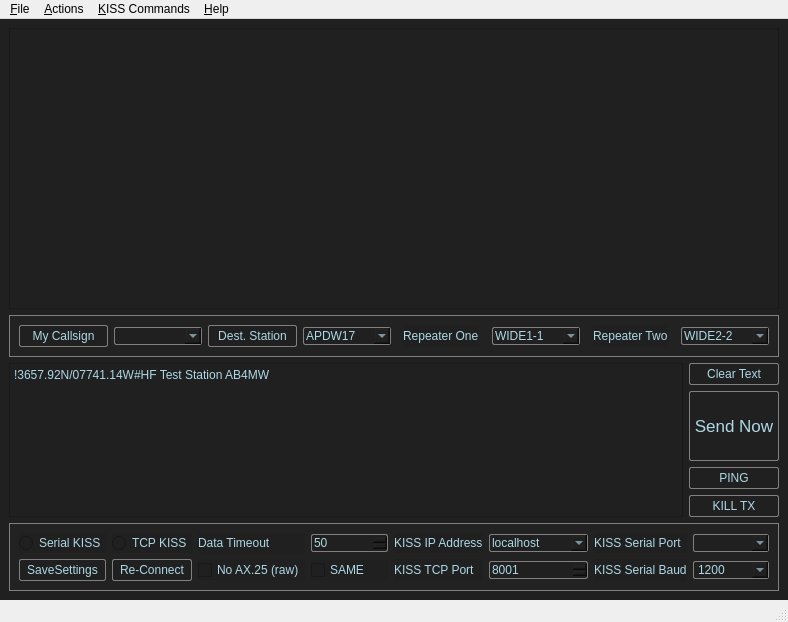
<?xml version="1.0" encoding="UTF-8"?>
<ui version="4.0">
 <class>DirewolfConnect</class>
 <widget class="QMainWindow" name="DirewolfConnect">
  <property name="geometry">
   <rect>
    <x>0</x>
    <y>0</y>
    <width>788</width>
    <height>622</height>
   </rect>
  </property>
  <property name="windowTitle">
   <string>UI Connect</string>
  </property>
  <widget class="QWidget" name="centralwidget">
   <property name="styleSheet">
    <string notr="true">QPushButton {background-color:#e5e5e5;border:1px solid gray;border-radius:2px;padding:3px 3px;}
QPushButton::pressed {background-color:#c4e3ed;}
QPushButton:checked { background-color:#c4e3ed; }
QWidget{background-color:#202020;color:lightblue;}
QComboBox{border: 1px solid gray;border-radius:2px;}
QSpinBox{border: 1px solid gray;border-radius:2px;}
QLabel{border: none;border-radius:2px;}
QLineEdit{border: 1px solid gray;border-radius:2px;}
QGroupBox{border:1px groove #272727;background-color:#222;color:lightblue;}</string>
   </property>
   <layout class="QGridLayout" name="gridLayout">
    <item row="3" column="0" colspan="4">
     <widget class="QGroupBox" name="groupBox_2">
      <property name="styleSheet">
       <string notr="true">QGroupBox {border:1px solid gray;}</string>
      </property>
      <property name="title">
       <string/>
      </property>
      <layout class="QHBoxLayout" name="horizontalLayout">
       <item>
        <widget class="QPushButton" name="myCallsignButton">
         <property name="toolTip">
          <string>Click this to remove the selected call sign from the My Callsign list.</string>
         </property>
         <property name="text">
          <string>My Callsign</string>
         </property>
        </widget>
       </item>
       <item>
        <widget class="QComboBox" name="sourceCallSignComboBox">
         <property name="font">
          <font>
           <pointsize>9</pointsize>
          </font>
         </property>
         <property name="editable">
          <bool>true</bool>
         </property>
        </widget>
       </item>
       <item>
        <widget class="QPushButton" name="destStationButton">
         <property name="toolTip">
          <string>Click this to remove the selected call sign from the Dest. Station list.</string>
         </property>
         <property name="text">
          <string>Dest. Station</string>
         </property>
        </widget>
       </item>
       <item>
        <widget class="QComboBox" name="destCallSignComboBox">
         <property name="font">
          <font>
           <pointsize>9</pointsize>
          </font>
         </property>
         <property name="editable">
          <bool>true</bool>
         </property>
         <item>
          <property name="text">
           <string>APDW17</string>
          </property>
         </item>
        </widget>
       </item>
       <item alignment="Qt::AlignHCenter">
        <widget class="QLabel" name="label_2">
         <property name="text">
          <string>Repeater One</string>
         </property>
        </widget>
       </item>
       <item>
        <widget class="QComboBox" name="digiOneComboBox">
         <property name="font">
          <font>
           <pointsize>9</pointsize>
          </font>
         </property>
         <property name="toolTip">
          <string>APRS wide value or Station Call sign for first AX.25 digipeater (AX.25 only)</string>
         </property>
         <property name="editable">
          <bool>true</bool>
         </property>
         <item>
          <property name="text">
           <string>WIDE1-1</string>
          </property>
         </item>
        </widget>
       </item>
       <item alignment="Qt::AlignHCenter">
        <widget class="QLabel" name="label_4">
         <property name="text">
          <string>Repeater Two</string>
         </property>
        </widget>
       </item>
       <item>
        <widget class="QComboBox" name="digiTwoComboBox">
         <property name="font">
          <font>
           <pointsize>9</pointsize>
          </font>
         </property>
         <property name="toolTip">
          <string>APRS wide value or Station Call sign for second AX.25 digipeater (AX.25 only)</string>
         </property>
         <property name="editable">
          <bool>true</bool>
         </property>
         <item>
          <property name="text">
           <string>WIDE2-2</string>
          </property>
         </item>
        </widget>
       </item>
      </layout>
     </widget>
    </item>
    <item row="5" column="3">
     <widget class="QPushButton" name="sendNowButton">
      <property name="minimumSize">
       <size>
        <width>90</width>
        <height>70</height>
       </size>
      </property>
      <property name="maximumSize">
       <size>
        <width>90</width>
        <height>70</height>
       </size>
      </property>
      <property name="font">
       <font>
        <pointsize>13</pointsize>
       </font>
      </property>
      <property name="toolTip">
       <string>Send the data in the lower text area as directed.</string>
      </property>
      <property name="text">
       <string>Send Now</string>
      </property>
      <property name="shortcut">
       <string>Ctrl+Return</string>
      </property>
     </widget>
    </item>
    <item row="7" column="3">
     <widget class="QPushButton" name="killTxButton">
      <property name="text">
       <string>KILL TX</string>
      </property>
     </widget>
    </item>
    <item row="4" column="3">
     <widget class="QPushButton" name="clearTextButton">
      <property name="toolTip">
       <string>Clear the receive text area.</string>
      </property>
      <property name="text">
       <string>Clear Text</string>
      </property>
     </widget>
    </item>
    <item row="4" column="0" rowspan="4" colspan="3">
     <widget class="QPlainTextEdit" name="plainTextEdit_2">
      <property name="minimumSize">
       <size>
        <width>0</width>
        <height>110</height>
       </size>
      </property>
      <property name="maximumSize">
       <size>
        <width>16777215</width>
        <height>16777215</height>
       </size>
      </property>
      <property name="tabChangesFocus">
       <bool>true</bool>
      </property>
      <property name="plainText">
       <string>!3657.92N/07741.14W#HF Test Station AB4MW</string>
      </property>
      <property name="placeholderText">
       <string>Enter text to send and use the &quot;Send Now&quot; button to send to the addressing above. (MAX 240 chars)</string>
      </property>
     </widget>
    </item>
    <item row="6" column="3">
     <widget class="QPushButton" name="pingButton">
      <property name="toolTip">
       <string>Send a &quot;///PING/// DE MYCALL&quot; message to the other station, who should respond with &quot;///PONG/// DE OTHERCALL&quot;</string>
      </property>
      <property name="text">
       <string>PING</string>
      </property>
     </widget>
    </item>
    <item row="0" column="0" colspan="4">
     <widget class="QPlainTextEdit" name="plainTextEdit">
      <property name="font">
       <font>
        <family>Courier New</family>
        <pointsize>12</pointsize>
       </font>
      </property>
      <property name="tabChangesFocus">
       <bool>true</bool>
      </property>
     </widget>
    </item>
    <item row="8" column="0" colspan="4">
     <widget class="QGroupBox" name="groupBox_3">
      <property name="styleSheet">
       <string notr="true">QGroupBox {border:1px solid gray;}</string>
      </property>
      <property name="title">
       <string/>
      </property>
      <layout class="QGridLayout" name="gridLayout_3">
       <item row="1" column="4">
        <widget class="QLabel" name="label_6">
         <property name="text">
          <string>KISS TCP Port</string>
         </property>
        </widget>
       </item>
       <item row="0" column="6">
        <widget class="QLabel" name="label_7">
         <property name="text">
          <string>KISS Serial Port</string>
         </property>
        </widget>
       </item>
       <item row="1" column="6">
        <widget class="QLabel" name="label_9">
         <property name="text">
          <string>KISS Serial Baud</string>
         </property>
        </widget>
       </item>
       <item row="0" column="3">
        <widget class="QSpinBox" name="serialPortTimeoutSpinBox">
         <property name="toolTip">
          <string>Time in milliseconds to wait for the KISS port to be &quot;done&quot; before evaluating the data.</string>
         </property>
         <property name="minimum">
          <number>20</number>
         </property>
         <property name="maximum">
          <number>150</number>
         </property>
         <property name="value">
          <number>50</number>
         </property>
        </widget>
       </item>
       <item row="0" column="1">
        <widget class="QRadioButton" name="tcpKISSRadioButton">
         <property name="toolTip">
          <string>The KISS connection is via a TCP socket (network)</string>
         </property>
         <property name="text">
          <string>TCP KISS</string>
         </property>
        </widget>
       </item>
       <item row="0" column="5">
        <widget class="QComboBox" name="direwolfIPComboBox">
         <property name="font">
          <font>
           <pointsize>9</pointsize>
          </font>
         </property>
         <property name="toolTip">
          <string>IPv4 Address or Hostname of the Direwolf TCP KISS modem.</string>
         </property>
         <property name="editable">
          <bool>true</bool>
         </property>
         <item>
          <property name="text">
           <string>localhost</string>
          </property>
         </item>
         <item>
          <property name="text">
           <string>192.168.0.129</string>
          </property>
         </item>
        </widget>
       </item>
       <item row="0" column="2">
        <widget class="QLabel" name="label_8">
         <property name="text">
          <string>Data Timeout</string>
         </property>
        </widget>
       </item>
       <item row="1" column="5">
        <widget class="QSpinBox" name="direwolfPortSpinBox">
         <property name="font">
          <font>
           <pointsize>9</pointsize>
          </font>
         </property>
         <property name="toolTip">
          <string>TCP Port number of the Direwolf KISS port.</string>
         </property>
         <property name="minimum">
          <number>1025</number>
         </property>
         <property name="maximum">
          <number>32768</number>
         </property>
         <property name="value">
          <number>8001</number>
         </property>
        </widget>
       </item>
       <item row="0" column="0">
        <widget class="QRadioButton" name="serialKISSRadioButton">
         <property name="toolTip">
          <string>The KISS connection is via a serial port.</string>
         </property>
         <property name="text">
          <string>Serial KISS</string>
         </property>
        </widget>
       </item>
       <item row="0" column="4">
        <widget class="QLabel" name="label_5">
         <property name="text">
          <string>KISS IP Address</string>
         </property>
        </widget>
       </item>
       <item row="1" column="1">
        <widget class="QPushButton" name="connectButton">
         <property name="toolTip">
          <string>Attempt to re-connect to the device.</string>
         </property>
         <property name="text">
          <string>Re-Connect</string>
         </property>
        </widget>
       </item>
       <item row="1" column="2">
        <widget class="QCheckBox" name="il2pCheckBox">
         <property name="toolTip">
          <string>If checked, will send data without any AX.25 framing to the KISS port.</string>
         </property>
         <property name="text">
          <string>No AX.25 (raw)</string>
         </property>
        </widget>
       </item>
       <item row="1" column="0">
        <widget class="QPushButton" name="saveSettingsButton">
         <property name="toolTip">
          <string>Save the settings, reload the settings and re-connect to the device.</string>
         </property>
         <property name="text">
          <string>SaveSettings</string>
         </property>
        </widget>
       </item>
       <item row="0" column="7">
        <widget class="QComboBox" name="modemSerialComboBox">
         <property name="minimumSize">
          <size>
           <width>65</width>
           <height>0</height>
          </size>
         </property>
         <property name="toolTip">
          <string>Serial port that the hardware modem is connected to.</string>
         </property>
         <property name="editable">
          <bool>true</bool>
         </property>
        </widget>
       </item>
       <item row="1" column="7">
        <widget class="QComboBox" name="modemBaudComboBox">
         <property name="toolTip">
          <string>Baud rate for the hardware modem that is serially connected.</string>
         </property>
         <property name="currentText">
          <string>1200</string>
         </property>
         <property name="maxCount">
          <number>16</number>
         </property>
         <item>
          <property name="text">
           <string>1200</string>
          </property>
         </item>
         <item>
          <property name="text">
           <string>2400</string>
          </property>
         </item>
         <item>
          <property name="text">
           <string>4800</string>
          </property>
         </item>
         <item>
          <property name="text">
           <string>9600</string>
          </property>
         </item>
         <item>
          <property name="text">
           <string>19200</string>
          </property>
         </item>
         <item>
          <property name="text">
           <string>38400</string>
          </property>
         </item>
         <item>
          <property name="text">
           <string>57600</string>
          </property>
         </item>
         <item>
          <property name="text">
           <string>115200</string>
          </property>
         </item>
         <item>
          <property name="text">
           <string>230400</string>
          </property>
         </item>
         <item>
          <property name="text">
           <string>829440</string>
          </property>
         </item>
        </widget>
       </item>
       <item row="1" column="3">
        <widget class="QCheckBox" name="useSAMECheckBox">
         <property name="toolTip">
          <string>If checked, add SAME preamble to transmission text</string>
         </property>
         <property name="text">
          <string>SAME</string>
         </property>
        </widget>
       </item>
      </layout>
     </widget>
    </item>
   </layout>
  </widget>
  <widget class="QMenuBar" name="menubar">
   <property name="geometry">
    <rect>
     <x>0</x>
     <y>0</y>
     <width>788</width>
     <height>19</height>
    </rect>
   </property>
   <widget class="QMenu" name="menu_File">
    <property name="title">
     <string>&amp;File</string>
    </property>
    <addaction name="action_Preferences"/>
    <addaction name="actionE_xit"/>
   </widget>
   <widget class="QMenu" name="menu_Actions">
    <property name="title">
     <string>&amp;Actions</string>
    </property>
    <addaction name="actionSend_Numbered_Group"/>
    <addaction name="actionSend_Text_Line_By_Line"/>
    <addaction name="actionSet_My_Position"/>
    <addaction name="actionSet_My_Position_Maidenhead"/>
    <addaction name="actionReset_MMDVM_Pi_GPIO"/>
   </widget>
   <widget class="QMenu" name="menu_KISS_Commands">
    <property name="title">
     <string>&amp;KISS Commands</string>
    </property>
    <addaction name="actionTXDELAY"/>
    <addaction name="actionP_Persistence"/>
    <addaction name="actionSlot_Time"/>
    <addaction name="actionTX_Tail"/>
    <addaction name="actionFull_Duplex"/>
    <addaction name="actionSet_Hardware"/>
    <addaction name="actionEnter_KISS_Mode"/>
    <addaction name="actionExit_KISS_Mode"/>
    <addaction name="actionNino_TNC_GETALL"/>
    <addaction name="actionGet_Nino_TNC_Serial"/>
    <addaction name="actionSet_Nino_TNC_Serial"/>
    <addaction name="actionGet_Nino_TNC_Firmware_Version"/>
    <addaction name="actionDirewolf_TNC"/>
    <addaction name="actionTest_ACKMODE"/>
    <addaction name="actionSet_Reply_Bit_in_UI_Frames"/>
   </widget>
   <widget class="QMenu" name="menu_Help">
    <property name="title">
     <string>&amp;Help</string>
    </property>
    <addaction name="actionSend_Numbere"/>
    <addaction name="actionSend_Line_By_Line"/>
    <addaction name="actionNo_AX_25_raw"/>
    <addaction name="actionSubstitution_Text"/>
   </widget>
   <addaction name="menu_File"/>
   <addaction name="menu_Actions"/>
   <addaction name="menu_KISS_Commands"/>
   <addaction name="menu_Help"/>
  </widget>
  <widget class="QStatusBar" name="statusbar"/>
  <action name="actionE_xit">
   <property name="text">
    <string>E&amp;xit</string>
   </property>
  </action>
  <action name="actionSend_Numbered_Group">
   <property name="text">
    <string>Send &amp;Numbered Transmissions</string>
   </property>
   <property name="toolTip">
    <string>Send the same transmission with tx number one after the other with about a 2 sec pause in between.</string>
   </property>
  </action>
  <action name="actionTXDELAY">
   <property name="text">
    <string>TX Delay</string>
   </property>
   <property name="toolTip">
    <string>1 - TX Delay</string>
   </property>
  </action>
  <action name="actionP_Persistence">
   <property name="text">
    <string>Persistence</string>
   </property>
  </action>
  <action name="actionSlot_Time">
   <property name="text">
    <string>Slot Time</string>
   </property>
  </action>
  <action name="actionTX_Tail">
   <property name="text">
    <string>TX Tail</string>
   </property>
  </action>
  <action name="actionFull_Duplex">
   <property name="text">
    <string>Full Duplex</string>
   </property>
  </action>
  <action name="actionSet_Hardware">
   <property name="text">
    <string>Set Hardware</string>
   </property>
  </action>
  <action name="actionExit_KISS_Mode">
   <property name="text">
    <string>Exit KISS Mode</string>
   </property>
  </action>
  <action name="actionNino_TNC_GETALL">
   <property name="text">
    <string>Nino TNC GETALL</string>
   </property>
  </action>
  <action name="actionSend_Text_Line_By_Line">
   <property name="text">
    <string>Send Text Line By Line</string>
   </property>
  </action>
  <action name="actionSend_Numbere">
   <property name="text">
    <string>Send Numbered</string>
   </property>
  </action>
  <action name="actionSend_Line_By_Line">
   <property name="text">
    <string>Send Line By Line</string>
   </property>
  </action>
  <action name="actionNo_AX_25_raw">
   <property name="text">
    <string>No AX.25 (raw)</string>
   </property>
  </action>
  <action name="actionDirewolf_TNC">
   <property name="text">
    <string>Direwolf TNC Version</string>
   </property>
  </action>
  <action name="actionSet_My_Position">
   <property name="text">
    <string>Set My Position Lat/Lon</string>
   </property>
   <property name="toolTip">
    <string>Set My Position information from Latitude and Longitude</string>
   </property>
  </action>
  <action name="actionSubstitution_Text">
   <property name="text">
    <string>Substitution Text</string>
   </property>
  </action>
  <action name="actionSet_OTA_Baud_Rate">
   <property name="text">
    <string>Set OTA Baud Rate</string>
   </property>
  </action>
  <action name="action_Preferences">
   <property name="checkable">
    <bool>true</bool>
   </property>
   <property name="text">
    <string>&amp;Preferences</string>
   </property>
   <property name="shortcut">
    <string>Ctrl+P</string>
   </property>
  </action>
  <action name="actionTEST">
   <property name="text">
    <string>TEST</string>
   </property>
  </action>
  <action name="actionSet_Nino_TNC_Serial">
   <property name="text">
    <string>Set Nino TNC Serial</string>
   </property>
  </action>
  <action name="actionGet_Nino_TNC_Firmware_Version">
   <property name="text">
    <string>Get Nino TNC Firmware Version</string>
   </property>
  </action>
  <action name="actionGo_to_1200_bd_AX_25">
   <property name="text">
    <string>Go to 1200 bd AX.25</string>
   </property>
   <property name="toolTip">
    <string>Go to 1200 bd AX.25</string>
   </property>
  </action>
  <action name="actionTest_ACKMODE">
   <property name="text">
    <string>Test ACKMODE returns &quot;AB&quot;</string>
   </property>
  </action>
  <action name="actionGet_Nino_TNC_Serial">
   <property name="text">
    <string>Get Nino TNC Serial</string>
   </property>
  </action>
  <action name="actionEnter_KISS_Mode">
   <property name="text">
    <string>Enter SCS KISS Mode</string>
   </property>
  </action>
  <action name="actionSet_My_Position_Maidenhead">
   <property name="text">
    <string>Set My Position Maidenhead</string>
   </property>
  </action>
  <action name="actionReset_MMDVM_Pi_GPIO">
   <property name="text">
    <string>Reset MMDVM Pi GPIO</string>
   </property>
  </action>
  <action name="actionSet_Reply_Bit_in_UI_Frames">
   <property name="checkable">
    <bool>true</bool>
   </property>
   <property name="text">
    <string>Set Reply Bit in UI Frames</string>
   </property>
  </action>
 </widget>
 <resources/>
 <connections/>
</ui>
